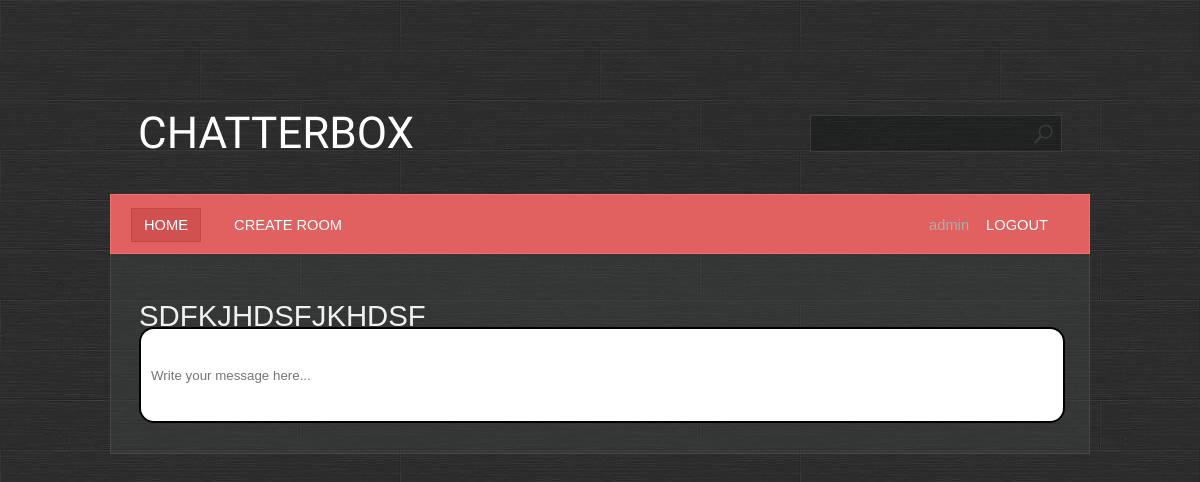
Before: /room/15 (signed in) with the older database file.
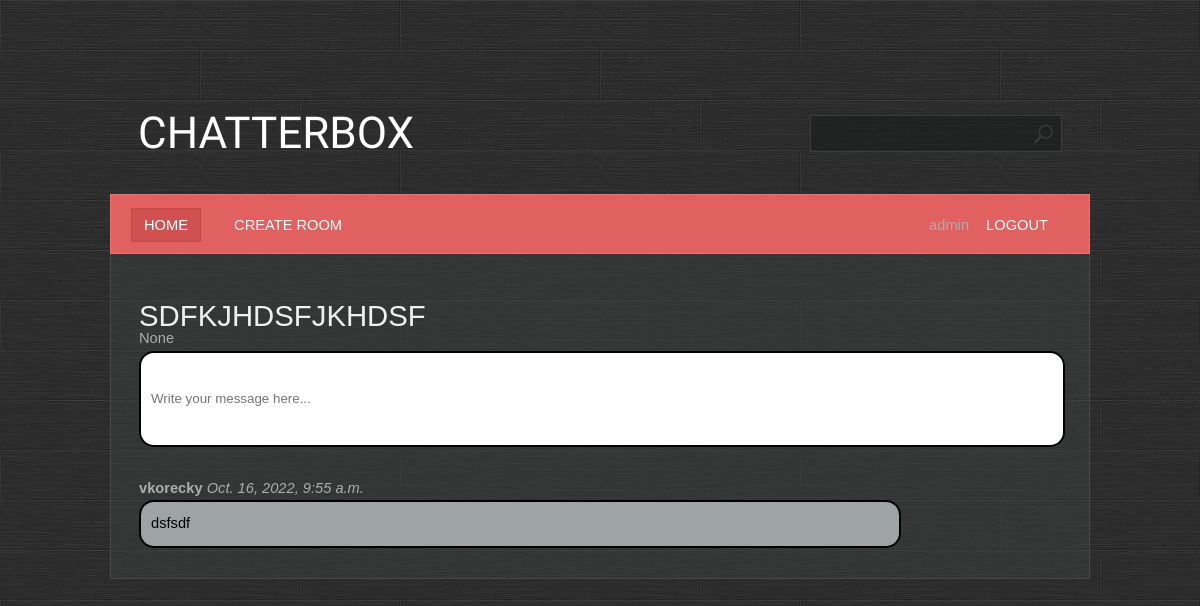
After: the same page with the newer database file.
### base/models.py (models this page shows, shortened)
class Room(models.Model):
    name = models.CharField(max_length=200, unique=True)
    description = models.TextField(null=True, blank=True)
    participants = models.ManyToManyField(User, related_name='participants', blank=True)
    created = models.DateTimeField(auto_now_add=True)
    updated = models.DateTimeField(auto_now=True)
    class Meta:
        ordering = ['-created', 'name', '-updated']

class Message(models.Model):
    body = models.TextField()
    room = models.ForeignKey(Room, on_delete=models.CASCADE)
    user = models.ForeignKey(User, on_delete=models.CASCADE)
    created = models.DateTimeField(auto_now_add=True)
    updated = models.DateTimeField(auto_now=True)
    class Meta:
        ordering = ['-created', '-updated']

### base/views.py (the view, shortened to what this page needs)
# urls.py: path('room/<pk>', base.views.room, name='room'),
@login_required
@permission_required(['base.view_room', 'base.view_message'])
def room(request, pk):
    room = Room.objects.get(id=pk)
    messages = room.message_set.all()
    context = {'room': room, 'messages': messages}
    return render(request, 'base/room.html', context)

### base/templates/base/room.html (shortened to what this page needs)
{% extends 'main.html' %}
{% block content %}
    <h1>{{ room.name }}</h1>
    <div>{{ room.description }}</div>
    <div class="box room__message">
        <form action="" method="POST">
            <input name="body" placeholder="Write your message here..."/>
        </form>
    </div>
    {% for message in messages %}
        <div class="box">
            {% if user == message.user %}
                <div style="float: right;"><b>{{ message.user }}</b> <i>{{ message.created }}</i></div>
                <div class="message" style="float: right; background-color: #e16060; color: white;">{{ message.body }}</div>
            {% else %}
                <div><b>{{ message.user }}</b> <i>{{ message.created }}</i></div>
                <div class="message">{{ message.body }}</div>
            {% endif %}
        </div>
    {% endfor %}
{% endblock %}

Changed rows visible on the page:
changed Room "SDFKJHDSFJKHDSF": description (not shown) → "None"
added Message: user "vkorecky", created "Oct. 16, 2022, 9:55 a.m.", body "dsfsdf"
